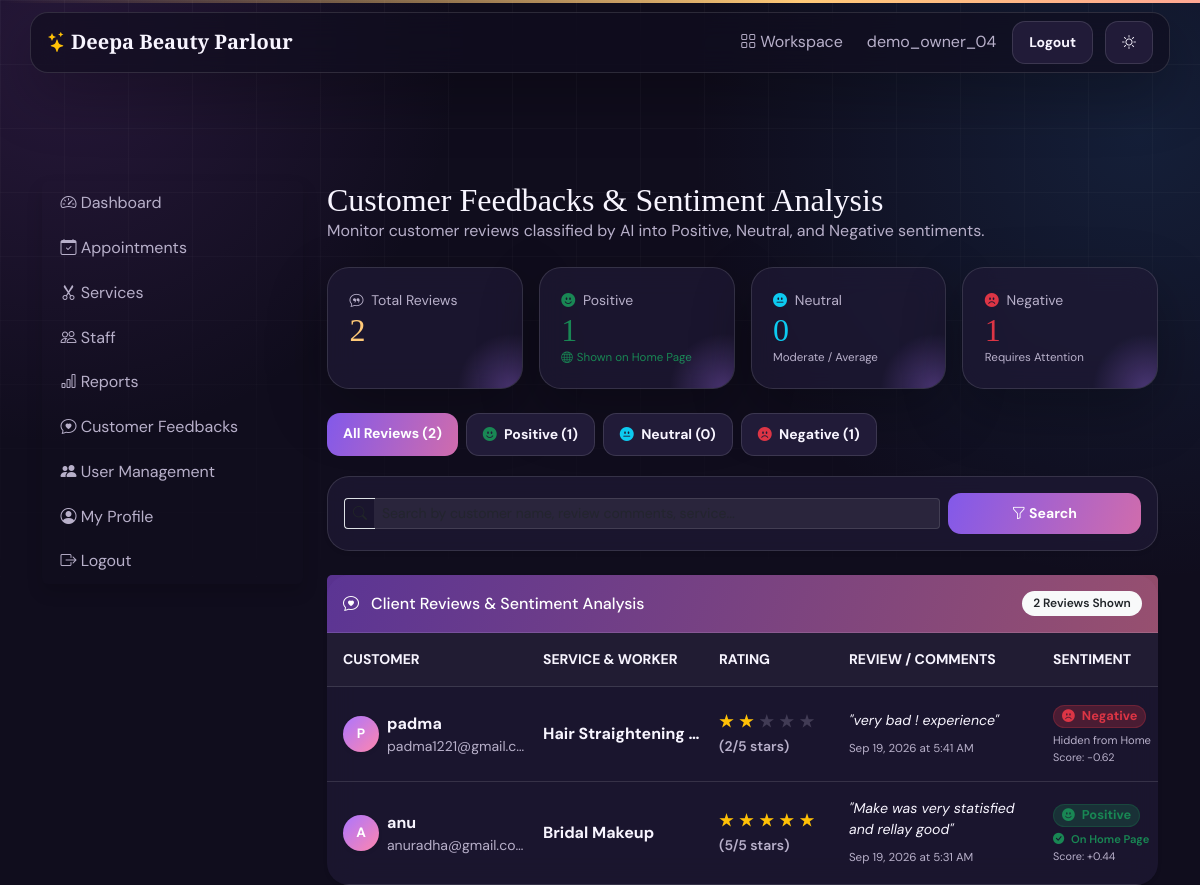
Page /owner/feedbacks/ (signed in) on the committed database.
### accounts/models.py (models this page shows, shortened)
class User(AbstractUser):
    class Role(models.TextChoices):
        CUSTOMER = "CUSTOMER", "Customer"
        OWNER = "OWNER", "Salon Owner"
        STAFF = "STAFF", "Staff"
        SERVICE_MANAGER = "SERVICE_MANAGER", "Service Management"
        ADMIN = "ADMIN", "Admin"
    role = models.CharField(
        max_length=20,
        choices=Role.choices,
        default=Role.CUSTOMER
    )
    phone = models.CharField(max_length=15, blank=True)
    profile_image = models.ImageField(
        upload_to="profiles/",
        blank=True,
        null=True
    )
    created_at = models.DateTimeField(auto_now_add=True)

### reviews/models.py (models this page shows, shortened)
class Feedback(models.Model):
    class Sentiment(models.TextChoices):
        POSITIVE = "POSITIVE", "Positive"
        NEUTRAL = "NEUTRAL", "Neutral"
        NEGATIVE = "NEGATIVE", "Negative"
    RATING_CHOICES = [
        (5, "★★★★★ (5/5) Excellent"),
        (4, "★★★★☆ (4/5) Very Good"),
        (3, "★★★☆☆ (3/5) Good"),
        (2, "★★☆☆☆ (2/5) Fair"),
        (1, "★☆☆☆☆ (1/5) Poor"),
    ]
    customer = models.ForeignKey(
        settings.AUTH_USER_MODEL,
        on_delete=models.CASCADE,
        related_name="feedbacks"
    )
    appointment = models.ForeignKey(
        "appointments.Appointment",
        on_delete=models.SET_NULL,
        null=True,
        blank=True,
        related_name="feedbacks"
    )
    service = models.ForeignKey(
        "services.Service",
        on_delete=models.SET_NULL,
        null=True,
        blank=True,
        related_name="feedbacks"
    )
    rating = models.PositiveSmallIntegerField(
        choices=RATING_CHOICES,
        default=5
    )
    comments = models.TextField(
        help_text="Customer review or feedback"
    )
    sentiment = models.CharField(
        max_length=15,
        choices=Sentiment.choices,
        default=Sentiment.NEUTRAL,
        db_index=True,
        help_text="Automated sentiment classification (Positive, Neutral, Negative)"
    )
    sentiment_score = models.FloatField(
        default=0.0,
        help_text="Polarity compound score (-1.0 to +1.0)"
    )
    created_at = models.DateTimeField(auto_now_add=True)
    class Meta:
        ordering = ["-created_at"]

### services/models.py (models this page shows, shortened)
class Service(models.Model):
    salon = models.ForeignKey(
        Salon,
        on_delete=models.CASCADE,
        related_name="services"
    )
    name = models.CharField(max_length=100)
    description = models.TextField(blank=True)
    duration = models.PositiveIntegerField(
        help_text="Duration in minutes"
    )
    price = models.DecimalField(
        max_digits=8,
        decimal_places=2
    )
    image = models.ImageField(
        upload_to="services/",
        blank=True,
        null=True
    )
    is_available = models.BooleanField(default=True)
    is_trending = models.BooleanField(default=False)
    created_at = models.DateTimeField(auto_now_add=True)
    class Meta:
        ordering = ["name"]

### owner/views.py (the view, shortened to what this page needs)
# urls.py: path("feedbacks/", feedback_list, name="owner_feedbacks"),
@owner_required
def feedback_list(request):
    from reviews.models import Feedback
    all_feedbacks = Feedback.objects.select_related("customer", "appointment", "service", "appointment__staff")
    total_feedbacks = all_feedbacks.count()
    positive_count = all_feedbacks.filter(sentiment=Feedback.Sentiment.POSITIVE).count()
    neutral_count = all_feedbacks.filter(sentiment=Feedback.Sentiment.NEUTRAL).count()
    negative_count = all_feedbacks.filter(sentiment=Feedback.Sentiment.NEGATIVE).count()
    avg_rating = all_feedbacks.aggregate(avg=Avg("rating"))["avg"] or 0
    sentiment = request.GET.get("sentiment")
    feedbacks = all_feedbacks.order_by("-created_at")
    if sentiment in Feedback.Sentiment.values:
        feedbacks = feedbacks.filter(sentiment=sentiment)
    q = request.GET.get("q")
    return render(request, "owner/feedbacks.html", {
        "feedbacks": feedbacks,
        "total_feedbacks": total_feedbacks,
        "positive_count": positive_count,
        "neutral_count": neutral_count,
        "negative_count": negative_count,
        "avg_rating": round(avg_rating, 1),
    })

### templates/owner/feedbacks.html (shortened to what this page needs)
{% extends "owner/base.html" %}
{% block owner_content %}
<div class="d-flex justify-content-between align-items-center mb-4 flex-wrap gap-2">
    <div>
        <h2 class="page-title mb-0">Customer Feedbacks & Sentiment Analysis</h2>
        <p class="text-muted mb-0">Monitor customer reviews classified by AI into Positive, Neutral, and Negative sentiments.</p>
    </div>
</div>
<div class="row g-3 mb-4">
    <div class="col-6 col-lg-3">
        <div class="card metric h-100">
            <small class="text-muted"><i class="bi bi-chat-quote me-1"></i> Total Reviews</small>
            <h2 class="mb-0">{{ total_feedbacks }}</h2>
        </div>
    </div>
    <div class="col-6 col-lg-3">
        <div class="card metric h-100">
            <small class="text-muted"><i class="bi bi-emoji-smile-fill text-success me-1"></i> Positive</small>
            <h2 class="mb-0 text-success">{{ positive_count }}</h2>
            <small class="text-success" style="font-size: 0.72rem;"><i class="bi bi-globe me-1"></i>Shown on Home Page</small>
        </div>
    </div>
    <div class="col-6 col-lg-3">
        <div class="card metric h-100">
            <small class="text-muted"><i class="bi bi-emoji-neutral-fill text-info me-1"></i> Neutral</small>
            <h2 class="mb-0 text-info">{{ neutral_count }}</h2>
            <small class="text-muted" style="font-size: 0.72rem;">Moderate / Average</small>
        </div>
    </div>
    <div class="col-6 col-lg-3">
        <div class="card metric h-100">
            <small class="text-muted"><i class="bi bi-emoji-frown-fill text-danger me-1"></i> Negative</small>
            <h2 class="mb-0 text-danger">{{ negative_count }}</h2>
            <small class="text-muted" style="font-size: 0.72rem;">Requires Attention</small>
        </div>
    </div>
</div>
<div class="d-flex gap-2 mb-3 overflow-x-auto pb-1 flex-nowrap">
    <a href="{% url 'owner_feedbacks' %}" class="btn btn-sm {% if not request.GET.sentiment %}btn-primary{% else %}btn-outline-secondary{% endif %} text-nowrap">
        All Reviews ({{ total_feedbacks }})
    </a>
    <a href="{% url 'owner_feedbacks' %}?sentiment=POSITIVE" class="btn btn-sm {% if request.GET.sentiment == 'POSITIVE' %}btn-primary{% else %}btn-outline-secondary{% endif %} text-nowrap">
        <i class="bi bi-emoji-smile-fill text-success me-1"></i> Positive ({{ positive_count }})
    </a>
    <a href="{% url 'owner_feedbacks' %}?sentiment=NEUTRAL" class="btn btn-sm {% if request.GET.sentiment == 'NEUTRAL' %}btn-primary{% else %}btn-outline-secondary{% endif %} text-nowrap">
        <i class="bi bi-emoji-neutral-fill text-info me-1"></i> Neutral ({{ neutral_count }})
    </a>
    <a href="{% url 'owner_feedbacks' %}?sentiment=NEGATIVE" class="btn btn-sm {% if request.GET.sentiment == 'NEGATIVE' %}btn-primary{% else %}btn-outline-secondary{% endif %} text-nowrap">
        <i class="bi bi-emoji-frown-fill text-danger me-1"></i> Negative ({{ negative_count }})
    </a>
</div>
<div class="card card-body mb-4 shadow-sm">
    <form method="get" class="row g-2 align-items-center">
        <div class="col-md-9">
            <div class="input-group input-group-sm">
                <span class="input-group-text bg-transparent border-end-0"><i class="bi bi-search"></i></span>
                <input type="text" name="q" value="{{ request.GET.q|default:'' }}" class="form-control form-control-sm border-start-0" placeholder="Search by customer name, review comments, service...">
            </div>
        </div>
        <div class="col-md-3 d-flex gap-2">
            <button type="submit" class="btn btn-primary btn-sm flex-grow-1 text-nowrap">
                <i class="bi bi-funnel"></i> Search
            </button>
        </div>
    </form>
</div>
<div class="card shadow-sm border-0">
    <div class="card-header bg-primary text-white d-flex justify-content-between align-items-center py-3">
        <h5 class="mb-0 fs-6"><i class="bi bi-chat-heart me-2"></i> Client Reviews & Sentiment Analysis</h5>
        <span class="badge bg-light text-dark fw-semibold">{{ feedbacks|length }} Reviews Shown</span>
    </div>
    <div class="table-responsive" style="border-radius: 0 0 22px 22px;">
        <table class="table align-middle mb-0" style="min-width: 960px;">
            <thead>
                <tr class="text-muted small text-uppercase" style="background: rgba(255, 255, 255, 0.03); border-bottom: 1px solid var(--line);">
                    <th style="width: 18%;" class="ps-3 py-3">Customer</th>
                    <th style="width: 18%;" class="py-3">Service & Worker</th>
                    <th style="width: 14%;" class="py-3">Rating</th>
                    <th style="width: 24%;" class="py-3">Review / Comments</th>
                    <th style="width: 14%;" class="py-3">Sentiment</th>
                </tr>
            </thead>
            <tbody>
                {% for fb in feedbacks %}
                <tr style="border-bottom: 1px solid var(--line);">
                    <td class="ps-3 py-3">
                        <div class="d-flex align-items-center gap-2">
                            <div class="rounded-circle d-flex align-items-center justify-content-center text-white fw-bold shadow-sm"
                                 style="width: 36px; height: 36px; min-width: 36px; background: linear-gradient(135deg, #ab75ff, #ff86ae); font-size: 0.85rem;">
                                {{ fb.customer.first_name|first|default:fb.customer.username|first|upper }}
                            </div>
                            <div class="overflow-hidden">
                                <strong class="d-block text-truncate" style="max-width: 140px;">
                                    {{ fb.customer.get_full_name|default:fb.customer.username }}
                                </strong>
                                <small class="text-muted d-block text-truncate" style="max-width: 140px;">{{ fb.customer.email }}</small>
                            </div>
                        </div>
                    </td>
                    <td class="py-3">
                        <strong class="d-block text-truncate" style="max-width: 160px;">{{ fb.service.name|default:"General Service" }}</strong>
                    </td>
                    <td class="py-3">
                        <div class="text-warning fw-bold fs-6 text-nowrap" style="letter-spacing: 1px;">
                            {% for i in "12345" %}
                                {% if forloop.counter <= fb.rating %}★{% else %}<span class="text-muted opacity-25">★</span>{% endif %}
                            {% endfor %}
                        </div>
                        <small class="text-muted fw-semibold">({{ fb.rating }}/5 stars)</small>
                    </td>
                    <td class="py-3">
                        <p class="mb-1 text-break fst-italic" style="font-size: 0.88rem; line-height: 1.5;">
                            "{{ fb.comments }}"
                        </p>
                        <small class="text-muted" style="font-size: 0.72rem;">
                            {{ fb.created_at|date:"M d, Y" }} at {{ fb.created_at|time:"g:i A" }}
                        </small>
                    </td>
                    <td class="py-3">
                        {% if fb.sentiment == 'POSITIVE' %}
                            <span class="badge bg-success bg-opacity-25 text-success border border-success border-opacity-25 text-nowrap px-2 py-1" style="font-size: 0.8rem;">
                                <i class="bi bi-emoji-smile-fill me-1"></i> Positive
                            </span>
                            <small class="text-success fw-semibold d-block mt-1 text-nowrap" style="font-size: 0.7rem;">
                                <i class="bi bi-check-circle-fill me-1"></i> On Home Page
                            </small>
                        {% elif fb.sentiment == 'NEGATIVE' %}
                            <span class="badge bg-danger bg-opacity-25 text-danger border border-danger border-opacity-25 text-nowrap px-2 py-1" style="font-size: 0.8rem;">
                                <i class="bi bi-emoji-frown-fill me-1"></i> Negative
                            </span>
                            <small class="text-muted d-block mt-1 text-nowrap" style="font-size: 0.7rem;">
                                Hidden from Home
                            </small>
                        {% endif %}
                        <small class="text-muted d-block mt-0.5" style="font-size: 0.68rem;">
                            Score: {{ fb.sentiment_score|stringformat:"+0.2f" }}
                        </small>
                    </td>
                </tr>
                {% endfor %}
            </tbody>
        </table>
    </div>
</div>
{% endblock %}

### templates/base.html (shortened to what this page needs)
<!doctype html>
<html lang="en" data-theme="dark"><head>
<link href="https://cdn.jsdelivr.net/npm/bootstrap@5.3.7/dist/css/bootstrap.min.css" rel="stylesheet"><link href="https://cdn.jsdelivr.net/npm/bootstrap-icons@1.11.3/font/bootstrap-icons.min.css" rel="stylesheet"><link href="https://unpkg.com/aos@2.3.4/dist/aos.css" rel="stylesheet">
</head>
<body><nav class="navbar navbar-expand-lg navbar-dark px-3"><a class="navbar-brand fw-bold" href="{% url 'home' %}"><i class="bi bi-stars me-1 text-warning"></i>Deepa Beauty Parlour</a><div class="collapse navbar-collapse" id="mainNav"><div class="navbar-nav ms-auto align-items-lg-center gap-lg-2">{% if user.is_authenticated %}<a class="nav-link" href="{% url 'dashboard' %}"><i class="bi bi-grid me-1"></i>Workspace</a><a class="nav-link" href="{% url 'profile' %}">{{ user.username }}</a><a href="{% url 'logout' %}" class="btn btn-outline-secondary btn-sm">Logout</a>{% else %}<a class="nav-link" href="{% url 'login' %}">Login</a><a href="{% url 'register' %}" class="btn btn-primary btn-sm">Get started</a>{% endif %}<button class="btn btn-outline-secondary btn-sm ms-lg-1" id="themeToggle" type="button" aria-label="Toggle colour theme"><i class="bi bi-sun"></i></button></div></div></nav><main class="container main-shell"><div data-aos="fade-up" data-aos-duration="550">{% block content %}{% endblock %}</div></main></body></html>

### rows in the picture
User: username "demo_owner_04"
Feedback: customer.first_name|first "P", customer.get_full_name "padma", customer.email "padma1221@gmail.c…", service.name "Hair Straightening…", rating "2", comments "very bad ! experience", created_at "Sep 19, 2026", created_at "5:41 AM", sentiment "NEGATIVE" (drawn), sentiment_score "-0.62"
Feedback: customer.first_name|first "A", customer.get_full_name "anu", customer.email "anuradha@gmail.com", service.name "Bridal Makeup", rating "5", comments "Make was very statisfied and rellay good", created_at "Sep 19, 2026", created_at "5:31 AM", sentiment "POSITIVE" (drawn), sentiment_score "+0.44"

### other values in the picture
{{ total_feedbacks }} "2"
{{ positive_count }} "1"
{{ neutral_count }} "0"
{{ negative_count }} "1"
{{ feedbacks|length }} "2"
